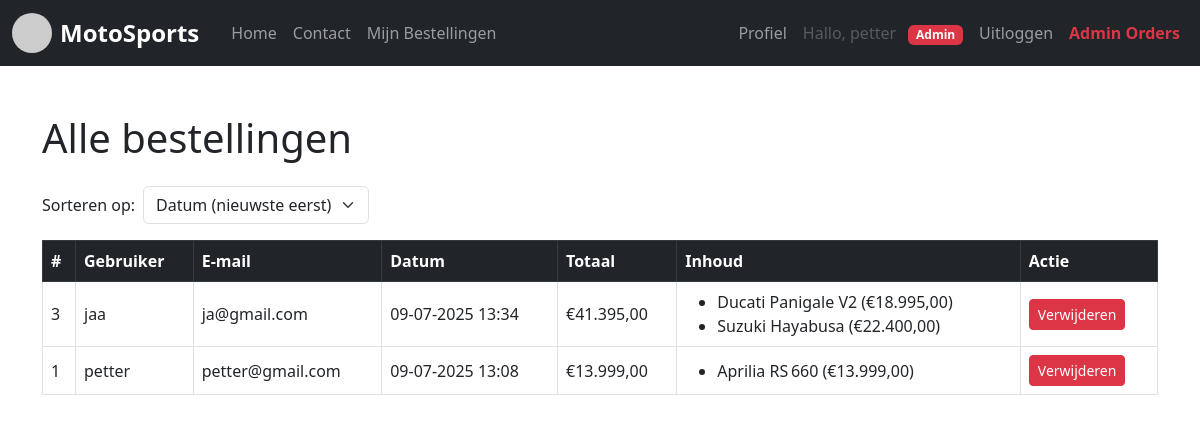
Page /admin_orders.php (signed in) on the committed database.
### tables this page shows
CREATE TABLE `users` (
  `id` int(11) NOT NULL,
  `username` varchar(50) NOT NULL,
  `email` varchar(100) NOT NULL,
  `password` varchar(255) NOT NULL,
  `role` varchar(20) NOT NULL DEFAULT 'user'
);

CREATE TABLE `orders` (
  `id` int(11) NOT NULL,
  `user_id` int(11) NOT NULL,
  `order_data` longtext NOT NULL CHECK (json_valid(`order_data`)),
  `total` decimal(10,2) NOT NULL,
  `order_date` datetime NOT NULL
);

### admin_orders.php (the view, shortened to what this page needs)
<?php
require_once 'dbconnect.php';
$sort = isset($_GET['sort']) ? $_GET['sort'] : 'date_desc';
$orderBy = 'o.order_date DESC';
$stmt = $db->query("SELECT o.*, u.username, u.email FROM orders o JOIN users u ON o.user_id = u.id ORDER BY $orderBy");
$orders = $stmt->fetchAll(PDO::FETCH_ASSOC);
$username = '';
if (isset($_SESSION['user_id'])) {
    $stmt = $db->prepare('SELECT username, role FROM users WHERE id = ?');
    $stmt->execute([$_SESSION['user_id']]);
    $row = $stmt->fetch(PDO::FETCH_ASSOC);
    if ($row) {
        $username = $row['username'];
    }
}
?>
<!DOCTYPE html>
<html lang="nl">
<head>
    <link href="https://cdn.jsdelivr.net/npm/bootstrap@5.3.0/dist/css/bootstrap.min.css" rel="stylesheet">
</head>
<body>
    <nav class="navbar navbar-expand-lg navbar-dark bg-dark sticky-top">
        <div class="container-fluid">
            <a class="navbar-brand d-flex align-items-center" href="index.php">
                <img src="https://via.placeholder.com/40x40?text=Logo" alt="Logo" width="40" height="40" class="me-2 rounded-circle">
                <span class="fs-4 fw-bold text-white">MotoSports</span>
            </a>
            <div class="collapse navbar-collapse" id="navbarNav">
                <ul class="navbar-nav">
                    <li class="nav-item"><a class="nav-link" href="index.php">Home</a></li>
                    <li class="nav-item"><a class="nav-link" href="contact.php">Contact</a></li>
                    <?php if (isset($_SESSION['user_id'])): ?>
                        <li class="nav-item"><a class="nav-link" href="mijn_bestellingen.php"><i class="bi bi-box-seam"></i> Mijn Bestellingen</a></li>
                    <?php endif; ?>
                </ul>
                <ul class="navbar-nav ms-auto align-items-center">
                    <?php if (isset($_SESSION['user_id'])): ?>
                        <li class="nav-item"><a class="nav-link" href="profile.php">Profiel</a></li>
                        <?php
                        $isAdmin = false;
                        if (isset($_SESSION['user_id'])) {
                            $stmt = $db->prepare('SELECT role FROM users WHERE id = ?');
                            $stmt->execute([$_SESSION['user_id']]);
                            $row = $stmt->fetch(PDO::FETCH_ASSOC);
                            if ($row && $row['role'] === 'admin') {
                                $isAdmin = true;
                            }
                        }
                        ?>
                        <li class="nav-item">
                            <span class="nav-link disabled">
                                Hallo, <?= htmlspecialchars($username) ?>
                                <?php if ($isAdmin): ?>
                                    <span class="badge bg-danger ms-2">Admin</span>
                                <?php endif; ?>
                            </span>
                        </li>
                        <li class="nav-item"><a class="nav-link" href="logout.php">Uitloggen</a></li>
                        <?php if ($isAdmin): ?>
                            <li class="nav-item"><a class="nav-link text-danger fw-bold" href="admin_orders.php"><i class="bi bi-clipboard-data"></i> Admin Orders</a></li>
                        <?php endif; ?>
                    <?php else: ?>
                        <li class="nav-item"><a class="nav-link" href="login.php">Log in</a></li>
                        <li class="nav-item"><a class="nav-link" href="register.php">Registreren</a></li>
                    <?php endif; ?>
                </ul>
            </div>
        </div>
    </nav>
    <div class="container py-5">
        <h1 class="mb-4">Alle bestellingen</h1>
        <form class="mb-3" method="get">
            <div class="row g-2 align-items-center">
                <div class="col-auto"><label for="sort" class="col-form-label">Sorteren op:</label></div>
                <div class="col-auto">
                    <select name="sort" id="sort" class="form-select" onchange="this.form.submit()">
                        <option value="date_desc" <?= $sort === 'date_desc' ? 'selected' : '' ?>>Datum (nieuwste eerst)</option>
                    </select>
                </div>
            </div>
        </form>
        <div class="table-responsive">
            <table class="table table-bordered table-hover align-middle">
                <thead class="table-dark">
                    <tr>
                        <th>#</th>
                        <th>Gebruiker</th>
                        <th>E-mail</th>
                        <th>Datum</th>
                        <th>Totaal</th>
                        <th>Inhoud</th>
                        <th>Actie</th>
                    </tr>
                </thead>
                <tbody>
                <?php foreach ($orders as $order): ?>
                    <tr>
                        <td><?= $order['id'] ?></td>
                        <td><?= htmlspecialchars($order['username']) ?></td>
                        <td><?= htmlspecialchars($order['email']) ?></td>
                        <td><?= date('d-m-Y H:i', strtotime($order['order_date'])) ?></td>
                        <td>&euro;<?= number_format($order['total'], 2, ',', '.') ?></td>
                        <td>
                            <ul class="mb-0">
                                <?php foreach (json_decode($order['order_data'], true) as $item): ?>
                                    <li><?= htmlspecialchars($item['name']) ?> (&euro;<?= number_format($item['price'], 2, ',', '.') ?>)</li>
                                <?php endforeach; ?>
                            </ul>
                        </td>
                        <td>
                            <form method="post" onsubmit="return confirm('Weet je zeker dat je deze order wilt verwijderen?');">
                                <button type="submit" class="btn btn-sm btn-danger"><i class="bi bi-trash"></i> Verwijderen</button>
                            </form>
                        </td>
                    </tr>
                <?php endforeach; ?>
                </tbody>
            </table>
        </div>
    </div>
</body>
</html>

### rows in the picture
users: username "petter"
orders: id "3", user.username "jaa", user.email "ja@gmail.com", order_date "09-07-2025 13:34", total "41.395,00", name "Ducati Panigale V2", price "18.995,00", name "Suzuki Hayabusa", price "22.400,00"
orders: id "1", user.username "petter", user.email "petter@gmail.com", order_date "09-07-2025 13:08", total "13.999,00", name "Aprilia RS 660", price "13.999,00"
